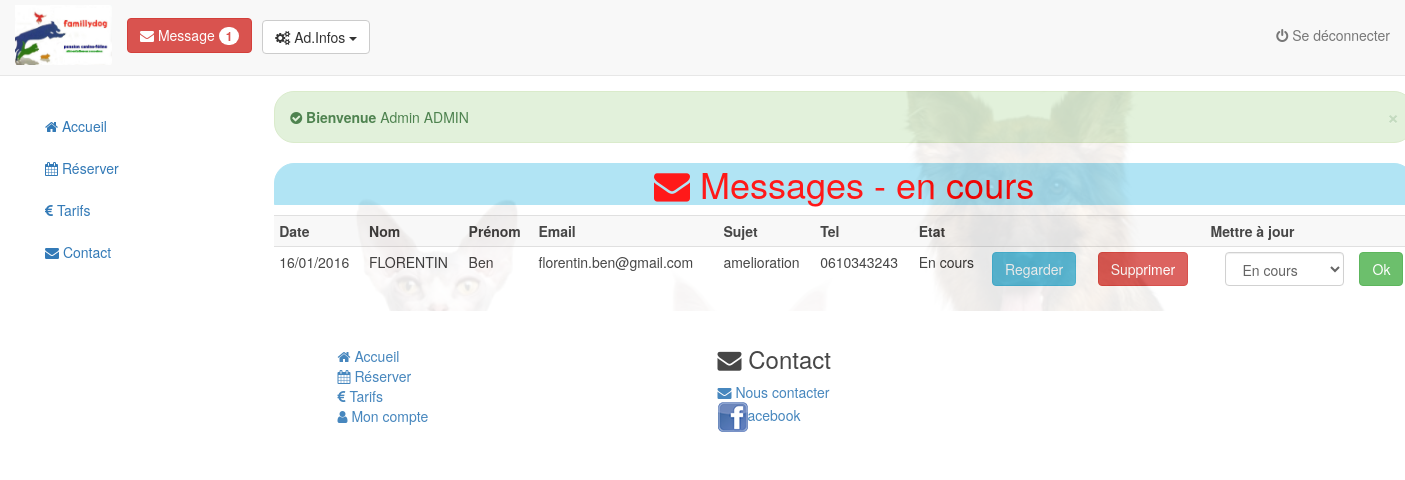
Screenshot of /admin0625/index.php?uc=gererMessages&action=listeMessagesEnCours (signed in) with the database file from the repository.
### tables this page shows
CREATE TABLE IF NOT EXISTS `messagerie` (
  `ID` int(11) NOT NULL AUTO_INCREMENT,
  `nom` varchar(50) NOT NULL,
  `prenom` varchar(50) NOT NULL,
  `email` varchar(50) NOT NULL,
  `sujet` varchar(50) NOT NULL,
  `message` text NOT NULL,
  `tel` varchar(10) NOT NULL,
  `etat` varchar(1) NOT NULL DEFAULT 'E',
  `date_msg` date NOT NULL,
  PRIMARY KEY (`ID`)
);

### admin0625/include/Classes/messages.php (called while the page is built, shortened)
<?php
class Messages
{
    static public function chargerMessagesParEtat($etat)
    {
        $cnx = new PdoDao();
        $strSQL = "SELECT ID as ID,
        nom as Nom,
        prenom as Prenom,
        email as Email,
        sujet as Sujet,
        message as Message,
        tel as Tel,
        etat as Etat,
        date_msg as DateMsg
        FROM messagerie
        WHERE etat = ?
        ORDER BY date_msg DESC";
        try
        {
            $res = $cnx->getRows($strSQL, array($etat), 1);
        }
        catch (Exception $ex)
        {
            die ($ex->getMessage());
        }
        if ($res != -1)
        {
            return $res;
        }
        else
        {
            return NULL;
        }
    }
}
?>

### admin0625/include/_data.lib.php (called while the page is built, shortened)
<?php
class PdoDao extends PDO
{
    function getRows($sql, $params, $style)
    {
        try
        {
            $res = $this->prepare($sql);
            $res->execute($params);
        }
        catch (PDOException $e)
        {
            die($e->getMessage());
        }
        if ($res->rowCount() > 0)
        {
            if ($style)
            {
                return $res->fetchAll(PDO::FETCH_CLASS, 'ArrayObject');
            }
            else
            {
                return $res->fetchAll();
            }
        }
        else
        {
            return -1;
        }
    }
}

### admin0625/vues/v_messages_en_cours.php (the view, shortened to what this page needs)
<body>
	<div class="container">
		<?php
		include'../validation/gestion_validation.php';
		?>
		<h1 class="text-center"><i class="fa fa-envelope"></i> Messages - en cours </h1>
		<fieldset>
			<div class="table-responsive ">
				<table class="table table-striped table-condensed">
					<tr>
						<th>Date</th>
						<th>Nom</th>
						<th>Prénom</th>
						<th>Email</th>
						<th>Sujet</th>
						<th>Tel</th>
						<th>Etat</th>
						<th></th>
						<th></th>
						<th>Mettre à jour</th>
					</tr>
				<?php
				foreach ($msgEnCours as $message)
				{
					?>
					<tr>
						<td><?php echo date('d/m/Y', strtotime($message->DateMsg)) ?></td>
						<td><?php echo strtoupper($message->Nom) ?></td>
						<td><?php echo ucfirst($message->Prenom) ?></td>
						<td><?php echo $message->Email ?></td>
						<td><?php echo $message->Sujet ?></td>
						<td><?php echo $message->Tel ?></td>
						<td>En cours</td>
						<td>
							<form method="post" action="index.php?uc=gererMessages&action=regarder&id= <?php echo $message->ID; ?>" class="form-horizontal">
								<button type="submit" class="btn btn-info">Regarder</button>
							</form>
						</td>
						<td>
							<form method="post" action="index.php?uc=gererMessages&action=supprimer&id= <?php echo $message->ID; ?>" class="form-horizontal">
								<button type="submit" class="btn btn-danger">Supprimer</button>
							</form>
						</td>
						<td>
							<div class="col-sm-9">
								<form method="post" action="index.php?uc=gererMessages&action=modifier&id=<?php echo $message->ID; ?>" class="form-horizontal">
									<select name="etat" class="form-control">
										<option name="etat" value="E" <?php if($message->Etat == 'E') echo'selected'?>>En cours</option>
									</select>
								</div>
								<button type="submit" class="btn btn-success">Ok</button>
						</td>
					</tr>
				<?php
				}
				?>
				</table>
			</div>
		</fieldset>
	</div>
</body>

### rows the page displays
messagerie: date_msg "16/01/2016", nom "FLORENTIN", prenom "Ben", email "florentin.ben@gmail.com", sujet "amelioration", tel "0610343243", etat "En cours"

### other values shown
$_SESSION['user_prenom'] "Admin"
$_SESSION['user_nom'] "ADMIN"
